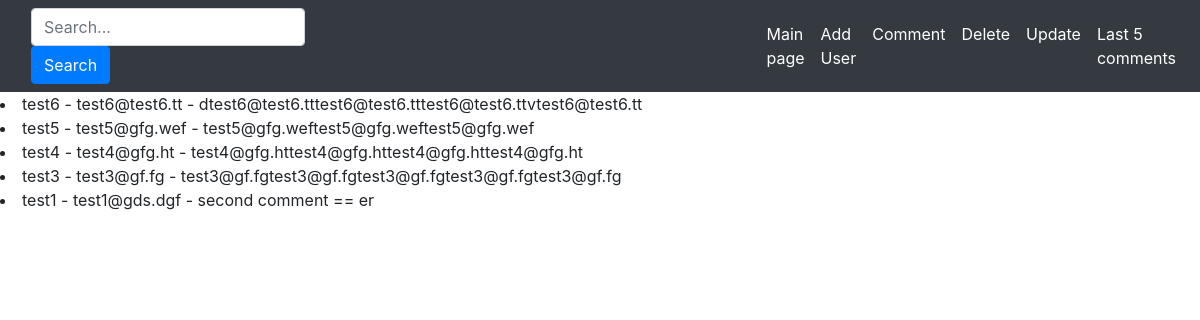
Page /last_five on the committed database.
### app.py (models this page shows, shortened)
class UserComments(db.Model):
    id = db.Column(db.Integer, primary_key=True)
    username = db.Column(db.String(100), nullable=False)
    user_email = db.Column(db.String(100), nullable=False)
    password = db.Column(db.String(100), nullable=False)
    comment = db.Column(db.String(1000), nullable=False)
    date_posted = db.Column(db.DateTime, default=datetime.utcnow)

### app.py (the view)
@app.route('/last_five')
def last_five():
    last_5 = UserComments.query.order_by(UserComments.date_posted.desc()).limit(5).all()
    return render_template('last_five.html', last_5=last_5)

### templates/last_five.html (shortened to what this page needs)
<!DOCTYPE html>
<html lang="en">
<head>
</head>
<body>
    {% include 'navbar.html' %}
    {% for one in last_5 %}
        <li>{{ one.username }} - {{ one.user_email }} - {{ one.comment }}</li>
    {% endfor %}
</body>
</html>

### templates/navbar.html (shortened to what this page needs)
<!DOCTYPE html>
<html lang="en">
<head>
    <link rel="stylesheet" href="/static/css/style.css"/>
    <link rel="stylesheet" href="https://cdn.jsdelivr.net/npm/bootstrap@4.0.0/dist/css/bootstrap.min.css"
>
</head>
<body>
<nav class="navbar navbar-expand-lg navbar-dark bg-dark">
    <div class="container">
        <form action="/" method="POST">
            <input type="search" id='search_email' name='search_email'
               class="form-control form-control-dark text-bg-dark" placeholder="Search..." aria-label="Search">
            <button type="submit" class="btn btn-primary">Search</button>
        </form>
    </div>
    <div class="collapse navbar-collapse justify-content-md-center" id="navbarsExample08">
        <ul class="navbar-nav">
            <li class="nav-item active">
                <a class="nav-link" href="{{ url_for('index') }}">Main page</a>
            </li>
            <li class="nav-item active">
                <a class="nav-link" href="{{ url_for('add_user') }}">Add User</a>
            </li>
            <li class="nav-item active">
                <a class="nav-link" href="{{ url_for('add_comment') }}">Comment</a>
            </li>
            <li class="nav-item active">
                <a class="nav-link" href="{{ url_for('delete') }}">Delete</a>
            </li>
            <li class="nav-item active">
                <a class="nav-link" href="{{ url_for('update') }}">Update</a>
            </li>
            <li class="nav-item active">
                <a class="nav-link" href="{{ url_for('last_five') }}">Last 5 comments</a>
            </li>
        </ul>
    </div>
</nav>
</body>
</html>

### rows in the picture
UserComments: username "test6", user_email "test6@test6.tt", comment "dtest6@test6.tttest6@test6.tttest6@test6.ttvtest6@test6.tt"
UserComments: username "test5", user_email "test5@gfg.wef", comment "test5@gfg.weftest5@gfg.weftest5@gfg.wef"
UserComments: username "test4", user_email "test4@gfg.ht", comment "test4@gfg.httest4@gfg.httest4@gfg.httest4@gfg.ht"
UserComments: username "test3", user_email "test3@gf.fg", comment "test3@gf.fgtest3@gf.fgtest3@gf.fgtest3@gf.fgtest3@gf.fg"
UserComments: username "test1", user_email "test1@gds.dgf", comment "second comment == er"
